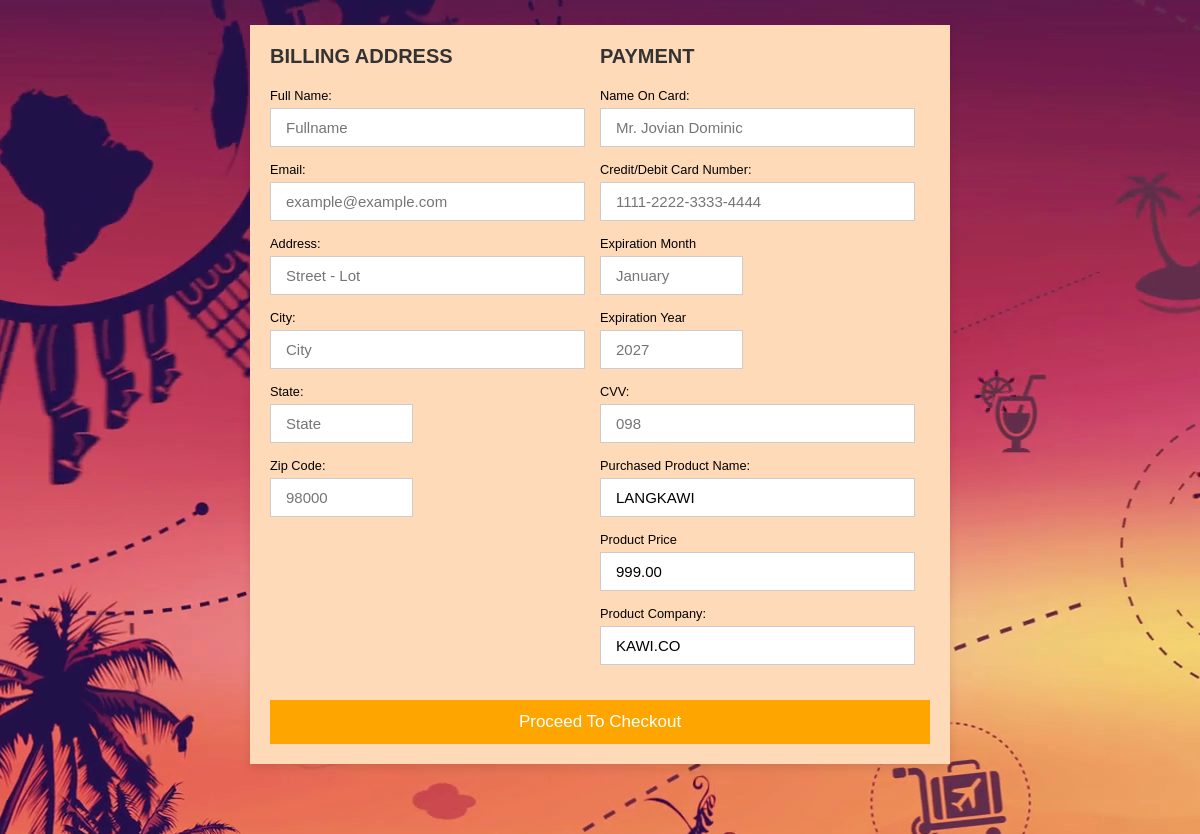
The page /paymentForm.php?buyid=14 on the database its author committed.
### tables this page shows
CREATE TABLE `product` (
  `id` int(11) NOT NULL,
  `name` varchar(200) NOT NULL,
  `price` decimal(5,2) NOT NULL,
  `description` varchar(200) NOT NULL,
  `company` varchar(200) NOT NULL,
  `image` varchar(255) NOT NULL
);

### paymentForm.php (the view, shortened to what this page needs)
<?php
include 'connect.php';
$id=$_GET['buyid'];
$sql1= "Select * from `product` where id=$id";
$result= mysqli_query($con,$sql1);
$row=mysqli_fetch_assoc($result);
$name=$row['name'];
$price=$row['price'];
$company=$row['company'];
?>
<!DOCTYPE html>
<html>
    <head>
        <link rel="stylesheet" href="">
        <link rel="stylesheet" href="loginStyle.css">
    </head>
    <body>
        <div class="container">
            <form action="process_form.php" method="POST">
                <div class="row">
                    <div class="col-md-6">
                        <h3 class="title">Billing Address</h3>
                        <div class="form-group">
                            <label for="full-name">Full Name:</label>
                            <input type="text" class="form-control" id="fullname" name ="fullname" placeholder="Fullname">
                        </div>
                        <div class="form-group">
                            <label for="email">Email:</label>
                            <input type="email" class="form-control" id="email" name = "email" placeholder="example@example.com">
                        </div>
                        <div class="form-group">
                            <label for="address">Address:</label>
                            <input type="text" class="form-control" id="address" name = "address" placeholder="Street - Lot">
                        </div>
                        <div class="form-group">
                            <label for="city">City:</label>
                            <input type="text" class="form-control" id="city" name="city" placeholder="City">
                        </div>
                        <div class="form-row">
                            <div class="form-group col-md-6">
                                <label for="state">State:</label>
                                <input type="text" class="form-control" id="state" name= "state" placeholder="State">
                            </div>
                            <div class="form-group col-md-6">
                                <label for="zip-code">Zip Code:</label>
                                <input type="text" class="form-control" id="zipcode" name="zipCode" placeholder="98000">
                            </div>
                        </div>
                    </div>
                    <div class="col-md-6">
                        <h3 class="title">Payment</h3>
                        <div class="form-group">
                            <label for="card-name">Name on Card:</label>
                            <input type="text" class="form-control" id="cardname" name = "cname" placeholder="Mr. Jovian Dominic">
                        </div>
                        <div class="form-group">
                            <label for="card-number">Credit/Debit Card Number:</label>
                            <input type="text" class="form-control" id="cardnumber"  name = "cnumber" placeholder="1111-2222-3333-4444">
                        </div>
                        <div class="form-row">
                            <div class="form-group col-md-6">
                                <label for="exp-month">Expiration Month</label>
                                <input type="text" class="form-control" id="expmonth" name="expiremonth" placeholder="January">
                            </div>
                            <div class="form-group col-md-6">
                                <label for="exp-year">Expiration year</label>
                                <input type="text" class="form-control" id="expyear" name = "expireyear" placeholder="2027">
                            </div>
                        <div class="form-group">
                            <label for="cvv">CVV:</label>
                            <input type="text" class="form-control" id="CVV" name="cvv" placeholder="098">
                        </div>
                        <div class="form-group">
                            <label for="card-name">Purchased Product Name:</label>
                            <input type="text" class="form-control" id="productname" name = "productName" placeholder="" value=<?php echo "$name";?>>
                        </div>
                        <div class="form-group">
                            <label for="card-name">Product Price</label>
                            <input type="number" step="0.01" min="0" class="form-control" id="price" name = "productPrice" value=<?php echo "$price";?>>
                        </div>
                        <div class="form-group">
                            <label for="card-name">Product Company:</label>
                            <input type="text" class="form-control" id="productname" name = "productCompany" placeholder="" value=<?php echo "$company";?>>
                        </div>
                    </div>
                </div>
                <input type="submit" name="submit"  value="Proceed to Checkout" class="btn btn-primary">
            </form>
        </div>
    </body>
</html>

### loginStyle.css (style rules this page uses)
* { margin:0; padding:0; box-sizing: border-box; font-family: Verdana, Verdana, Geneva, Tahoma, sans-serif; outline: none; border:none; text-decoration: none; text-transform:capitalize; transition: .2s linear; }
html { font-size: 80%; scroll-behavior: smooth; scroll-padding-top: 6rem; overflow-x: hidden; }

### paymentForm.php (style rules this page uses)
* { font-family: 'Poppins', sans-serif; margin: 0; padding: 0; box-sizing: border-box; outline: none; border: none; transition: all 0.2s linear; }
.container { display: flex; justify-content: center; align-items: center; padding: 25px; min-height: 100vh; background-image:url(banner1.png); padding-bottom: 70px; }
.container form { padding: 20px; width: 700px; background: peachpuff; box-shadow: 0 5px 10px rgba(0, 0, 0, 0.1); }
.container form .row { display: flex; flex-wrap: wrap; gap: 15px; }
.container form .col-md-6 { flex: 0 0 calc(50% - 15px); max-width: calc(50% - 15px); }
.container form .title { font-size: 20px; color: #333; padding-bottom: 5px; text-transform: uppercase; }
.container form .form-group { margin: 15px 0; }
.container form label { display: block; margin-bottom: 5px; }
.container form .form-control { width: 100%; border: 1px solid #ccc; padding: 10px 15px; font-size: 15px; text-transform: none; }
.container form .btn-primary { width: 100%; padding: 12px; font-size: 17px; background: orange; color: #fff; margin-top: 5px; cursor: pointer; }

### rows shown on the page
product: productName "LANGKAWI", productPrice "999.00", productCompany "KAWI.CO"
